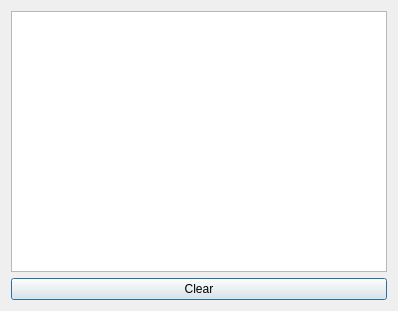
<?xml version="1.0" encoding="UTF-8"?>
<ui version="4.0">
 <class>DebugBrowser</class>
 <widget class="QDialog" name="DebugBrowser">
  <property name="geometry">
   <rect>
    <x>0</x>
    <y>0</y>
    <width>398</width>
    <height>311</height>
   </rect>
  </property>
  <property name="windowTitle">
   <string>Dialog</string>
  </property>
  <layout class="QVBoxLayout" name="verticalLayout">
   <item>
    <widget class="QTextBrowser" name="qtext_debugBrowser"/>
   </item>
   <item>
    <widget class="QPushButton" name="pushbutton_clear">
     <property name="text">
      <string>Clear</string>
     </property>
    </widget>
   </item>
  </layout>
 </widget>
 <resources/>
 <connections/>
</ui>
